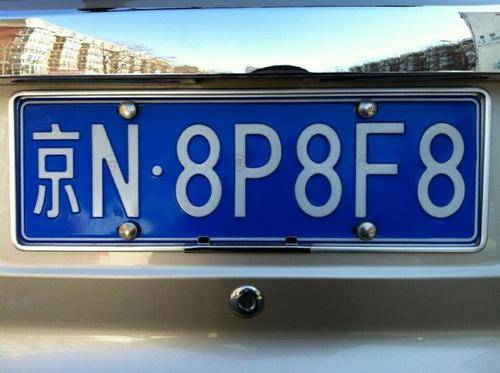
#> input picture chapter6/6.5/che.jpg, 500 x 373 px
$ python chapter6.5.py
#> lines starting #> are read from the running program, lines starting #| are printed output that depends on the picture; after the words box and inside, x2 and y2 are one past the last pixel; in counts of white or black regions, pixels touching at a corner belong together
# -*- coding: utf-8 -*-

'''
import cv2
import numpy as np
#img = cv2.imread('che.jpg',1)
img = cv2.imread('che.jpg')
lower=[100,43,46]
upper=[124,254,254]
hsv = cv2.cvtColor(img,cv2.COLOR_BGR2HSV)
lower = np.array(lower,dtype='uint8')
upper = np.array(upper,dtype='uint8')

mask = cv2.inRange(hsv,lowerb=lower,upperb=upper)
output = cv2.bitwise_and(img,img,mask=mask)

cv2.imshow('image',img)
cv2.imshow('image-location',output)
cv2.waitKey(0)


import cv2
import numpy as py
import matplotlib.pyplot as plt


img_original = cv2.imread('che.jpg')
cv2.imshow('orignal',img_original)
#求二值图像
img_gray = cv2.cvtColor(img_original,cv2.COLOR_BGR2GRAY)
retv,thresh = cv2.threshold(img_gray,125,255,1)
#寻找轮廓
contours,hierarchy = cv2.findContours(thresh,cv2.RETR_TREE,cv2.CHAIN_APPROX_SIMPLE)
#绘制轮廓
cv2.drawContours(img_original,contours,-1,(0,0,250),3,lineType=cv2.LINE_AA)
cv2.imshow('Contours',img_original)
cv2.waitKey(0)
cv2.destroyAllWindow()

'''
import cv2
img = cv2.imread('che.jpg')
#> img is the input picture: shape (373, 500, 3); mean B, G, R 143.3, 118, 100.1
cv2.imshow('original',img)
imgGray = cv2.cvtColor(img,cv2.COLOR_BGR2GRAY)
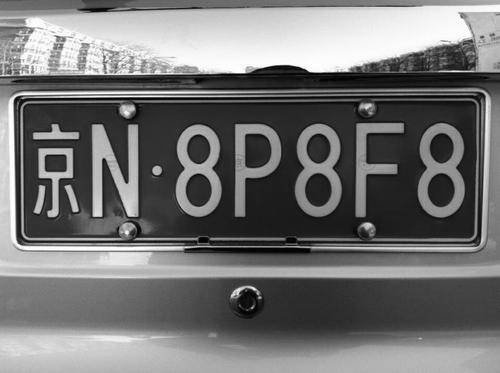
#> imgGray: shape (373, 500); min 0, max 255, mean 115.5
ret,thresh = cv2.threshold(imgGray,127,255,cv2.THRESH_BINARY)
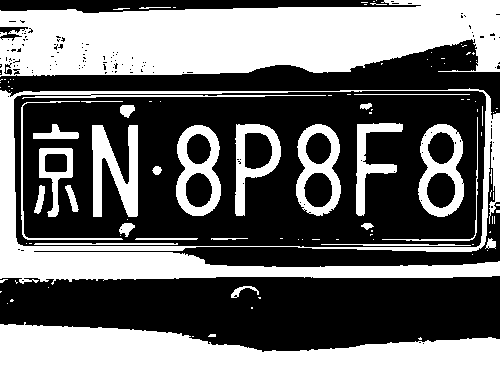
#> thresh: shape (373, 500); 42.5% white; 110 white regions (77 under 20 px), largest, box (x1, y1, x2, y2) and area: (0, 0, 500, 77) 29936, (0, 322, 500, 373) 17357, (0, 88, 500, 285) 16215
cv2.imshow('Binary',thresh)
cv2.waitKey(0)
cv2.destroyAllWindows()
